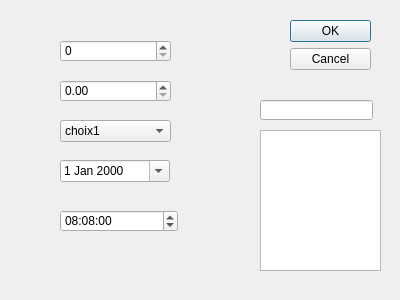
<?xml version="1.0" encoding="UTF-8"?>
<ui version="4.0">
 <class>add_class</class>
 <widget class="QDialog" name="add_class">
  <property name="geometry">
   <rect>
    <x>0</x>
    <y>0</y>
    <width>400</width>
    <height>300</height>
   </rect>
  </property>
  <property name="windowTitle">
   <string>Dialog</string>
  </property>
  <widget class="QDialogButtonBox" name="buttonBox">
   <property name="geometry">
    <rect>
     <x>290</x>
     <y>20</y>
     <width>81</width>
     <height>81</height>
    </rect>
   </property>
   <property name="orientation">
    <enum>Qt::Vertical</enum>
   </property>
   <property name="standardButtons">
    <set>QDialogButtonBox::Cancel|QDialogButtonBox::Ok</set>
   </property>
  </widget>
  <widget class="QSpinBox" name="spinBox">
   <property name="geometry">
    <rect>
     <x>60</x>
     <y>40</y>
     <width>111</width>
     <height>22</height>
    </rect>
   </property>
  </widget>
  <widget class="QTextEdit" name="textEdit">
   <property name="geometry">
    <rect>
     <x>260</x>
     <y>130</y>
     <width>121</width>
     <height>141</height>
    </rect>
   </property>
  </widget>
  <widget class="QLineEdit" name="lineEdit">
   <property name="geometry">
    <rect>
     <x>260</x>
     <y>100</y>
     <width>113</width>
     <height>20</height>
    </rect>
   </property>
  </widget>
  <widget class="QDoubleSpinBox" name="doubleSpinBox">
   <property name="geometry">
    <rect>
     <x>60</x>
     <y>80</y>
     <width>111</width>
     <height>22</height>
    </rect>
   </property>
  </widget>
  <widget class="QDateEdit" name="dateEdit">
   <property name="geometry">
    <rect>
     <x>60</x>
     <y>160</y>
     <width>110</width>
     <height>22</height>
    </rect>
   </property>
   <property name="calendarPopup">
    <bool>true</bool>
   </property>
  </widget>
  <widget class="QTimeEdit" name="timeEdit">
   <property name="geometry">
    <rect>
     <x>60</x>
     <y>210</y>
     <width>118</width>
     <height>22</height>
    </rect>
   </property>
   <property name="calendarPopup">
    <bool>false</bool>
   </property>
   <property name="time">
    <time>
     <hour>8</hour>
     <minute>8</minute>
     <second>0</second>
    </time>
   </property>
  </widget>
  <widget class="QComboBox" name="comboBox">
   <property name="geometry">
    <rect>
     <x>60</x>
     <y>120</y>
     <width>111</width>
     <height>22</height>
    </rect>
   </property>
   <item>
    <property name="text">
     <string>choix1</string>
    </property>
   </item>
   <item>
    <property name="text">
     <string>choix2</string>
    </property>
   </item>
   <item>
    <property name="text">
     <string>choix3</string>
    </property>
   </item>
  </widget>
 </widget>
 <resources/>
 <connections>
  <connection>
   <sender>buttonBox</sender>
   <signal>accepted()</signal>
   <receiver>add_class</receiver>
   <slot>accept()</slot>
   <hints>
    <hint type="sourcelabel">
     <x>248</x>
     <y>254</y>
    </hint>
    <hint type="destinationlabel">
     <x>157</x>
     <y>274</y>
    </hint>
   </hints>
  </connection>
  <connection>
   <sender>buttonBox</sender>
   <signal>rejected()</signal>
   <receiver>add_class</receiver>
   <slot>reject()</slot>
   <hints>
    <hint type="sourcelabel">
     <x>316</x>
     <y>260</y>
    </hint>
    <hint type="destinationlabel">
     <x>286</x>
     <y>274</y>
    </hint>
   </hints>
  </connection>
 </connections>
</ui>
